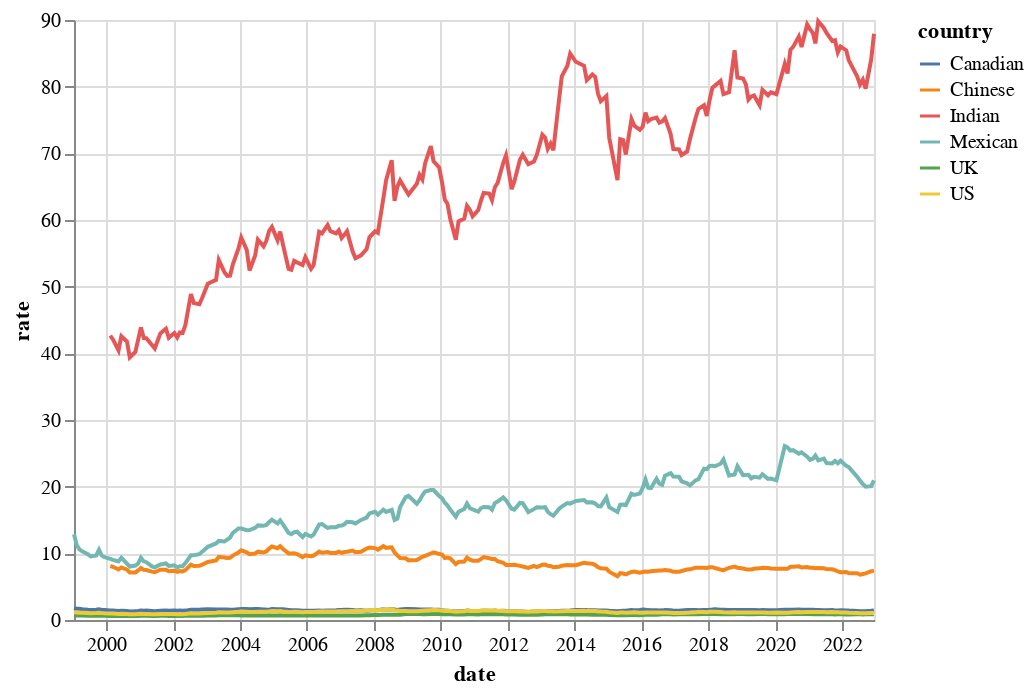

Notebook code cell kept with this figure:
### Markdown cell above
## Multi-Line Chart
Let's go back to our orginal dataset stored in 'data' and show the exchange rate for the countries in the datset. 
With the `mark_line` you can encode temporal data for multiple countries at the same time. 
We will encode country with the color channel.

### Code cell
alt.Chart(data).mark_line().encode(
    alt.X('date'),
    alt.Y('rate:Q'),
    alt.Color('country:N')
)

### Figure 1 — Vega-Lite specification as saved in the notebook (floating-point values rounded to 4 significant figures; data arrays with more than 128 entries replaced by an {"elided": "..."} marker saying what was removed)
{"config": {"view": {"continuousWidth": 400, "continuousHeight": 300}}, "data": {"name": "data-098679b157d4e13d0728bd6a2e3e12f6"}, "mark": "line", "encoding": {"color": {"type": "nominal", "field": "country"}, "x": {"type": "temporal", "field": "date"}, "y": {"type": "quantitative", "field": "rate"}}, "$schema": "https://vega.github.io/schema/vega-lite/v4.8.1.json", "datasets": {"data-098679b157d4e13d0728bd6a2e3e12f6": {"elided": "1236 records"}}}
